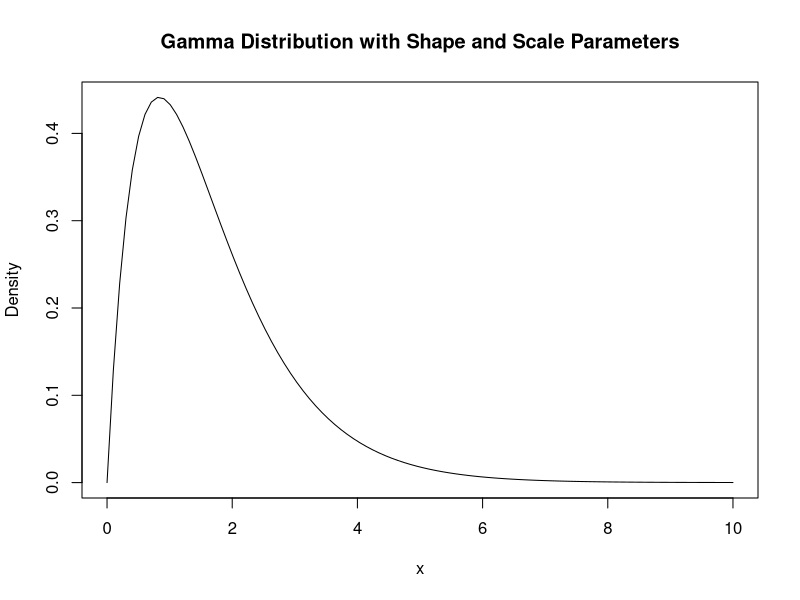

Write R code to recreate this figure.
#INSPECT PRIOR PLOTS

shape <- 2
mean <- 0.6 #1.6
scale <- shape * mean

# Generate x-values for the plot
x <- seq(0, 10, length = 100)

# Calculate the PDF values using dgamma()
pdf_values <- dgamma(x, shape, scale)

# Plot the gamma distribution
plot(x, pdf_values, type = "l", xlab = "x", ylab = "Density", main = "Gamma Distribution with Shape and Scale Parameters")